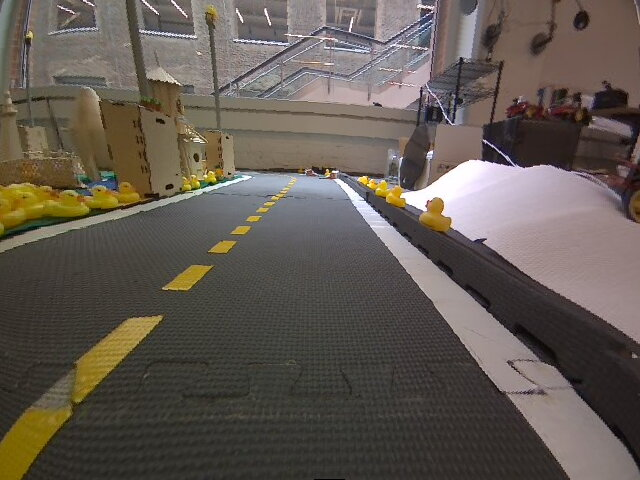
#> input picture braitenberg/assets/pic3_rect.png, 640 x 480 px
$ python -i visual_servoing_activity.py   (imports and definitions only)   (older library calls are emulated)
#> lines starting #> are read from the running program, lines starting #| are printed output that depends on the picture; after the words box and inside, x2 and y2 are one past the last pixel; in counts of white or black regions, pixels touching at a corner belong together
#> further down, picture is the input picture: shape (480, 640, 3); mean B, G, R 82.3, 89.9, 98.2
from typing import Tuple

import numpy as np
import cv2


def get_steer_matrix_left_lane_markings(shape: Tuple[int, int]) -> np.ndarray:
    """
    Args:
        shape:              The shape of the steer matrix.

    Return:
        steer_matrix_left:  The steering (angular rate) matrix for Braitenberg-like control
                            using the masked left lane markings (numpy.ndarray)
    """
    # Initialize the matrix with zeros
    steer_matrix_right = np.zeros(shape)

    # Fill the matrix with values that linearly increase from right to left
    for i in range(shape[1]):
        steer_matrix_right[:, i] = i / shape[1]

    # # Optionally, you can invert the direction if needed, so that the leftmost edge has the highest value
    # steer_matrix_right = np.fliplr(steer_matrix_right)

    return steer_matrix_right


def get_steer_matrix_right_lane_markings(shape: Tuple[int, int]) -> np.ndarray:
    """
    Args:
        shape:               The shape of the steer matrix.

    Return:
        steer_matrix_right:  The steering (angular rate) matrix for Braitenberg-like control
                             using the masked right lane markings (numpy.ndarray)
    """
    # Initialize the matrix with zeros
    steer_matrix_left = np.zeros(shape)

    # Fill the matrix with values that linearly increase from right to left
    for i in range(shape[1]):
        steer_matrix_left[:, i] = i / shape[1]

    # # Optionally, you can invert the direction if needed, so that the leftmost edge has the highest value
    steer_matrix_left = np.fliplr(steer_matrix_left)

    return steer_matrix_left


def detect_lane_markings(image: np.ndarray) -> Tuple[np.ndarray, np.ndarray]:
    """
    Args:
        image: An image from the robot's camera in the BGR color space (numpy.ndarray)
    Return:
        mask_left_edge:   Masked image for the dashed-yellow line (numpy.ndarray)
        mask_right_edge:  Masked image for the solid-white line (numpy.ndarray)
    """
    h, w, _ = image.shape
#> h = 480; w = 640

    threshold = 85 # CHANGE ME
    sigma = 1.5 # CHANGE ME

    # Convert the image to HSV for any color-based filtering
    imghsv = cv2.cvtColor(image, cv2.COLOR_BGR2HSV)
#> imghsv: shape (480, 640, 3); mean H, S, V 45.5, 48.7, 99.3

    # Most of our operations will be performed on the grayscale version
    img = cv2.cvtColor(image, cv2.COLOR_BGR2GRAY)

    # Smooth the image using a Gaussian kernel
    img_gaussian_filter = cv2.GaussianBlur(img,(0,0), sigma)
    # Convolve the image with the Sobel operator (filter) to compute the numerical derivatives in the x and y directions
    sobelx = cv2.Sobel(img_gaussian_filter,cv2.CV_64F,1,0)
    sobely = cv2.Sobel(img_gaussian_filter,cv2.CV_64F,0,1)
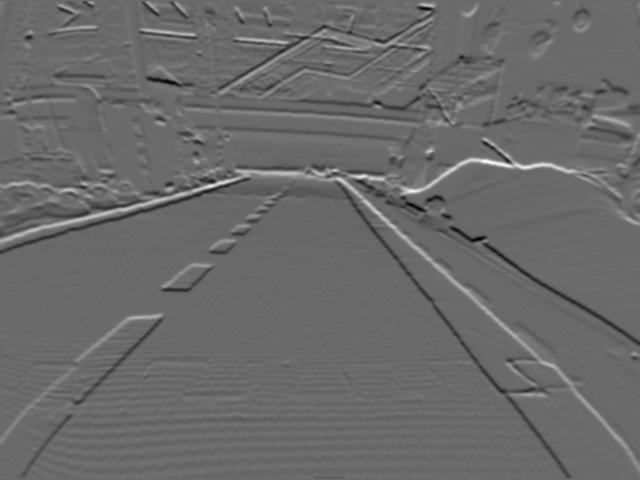
#> sobely: shape (480, 640) float64; min -270, max 375, mean -0.9; drawn with min black and max white

    # Compute the magnitude of the gradients
    Gmag = np.sqrt(sobelx*sobelx + sobely*sobely)
    mask_mag = (Gmag > threshold)
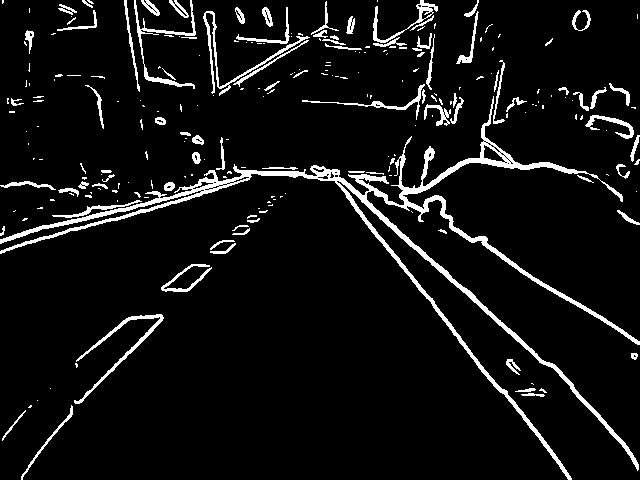
#> mask_mag: shape (480, 640) bool; 6.8% white; 239 white regions (152 under 20 px), largest, box (x1, y1, x2, y2) and area: (0, 96, 640, 480) 10065, (74, 314, 164, 404) 743, (203, 11, 310, 96) 719
    # [4 lines of commented-out code are left out]
    white_lower_hsv = np.array([0 / 360 * 179, 2 / 100 * 255, 55 / 100 * 255])          # CHANGE ME
    white_upper_hsv = np.array([360 / 360 * 179, 22 / 100 * 255, 100 / 100 * 255])    # CHANGE ME
    yellow_lower_hsv = np.array([41 / 360 * 179, 20 / 100 * 255, 40  / 100 * 255])    # CHANGE ME
    yellow_upper_hsv = np.array([58 / 360 * 179, 100 / 100 * 255, 100  / 100 * 255])   # CHANGE ME


    mask_white = cv2.inRange(imghsv, white_lower_hsv, white_upper_hsv)
#> mask_white: shape (480, 640); 18.2% white; 474 white regions (436 under 20 px), largest, box (x1, y1, x2, y2) and area: (414, 124, 640, 343) 20576, (12, 168, 601, 480) 16230, (264, 0, 463, 126) 9113
    mask_yellow = cv2.inRange(imghsv, yellow_lower_hsv, yellow_upper_hsv)
#> mask_yellow: shape (480, 640); 5.8% white; 228 white regions (193 under 20 px), largest, box (x1, y1, x2, y2) and area: (0, 181, 144, 234) 3363, (145, 108, 225, 196) 3039, (0, 404, 72, 480) 2840

    mask_left = np.ones(sobelx.shape)
    mask_left[:,int(np.floor(w/2)):w + 1] = 0
    mask_right = np.ones(sobelx.shape)
    mask_right[:,0:int(np.floor(w/2))] = 0

    mask_sobelx_pos = (sobelx > 0)
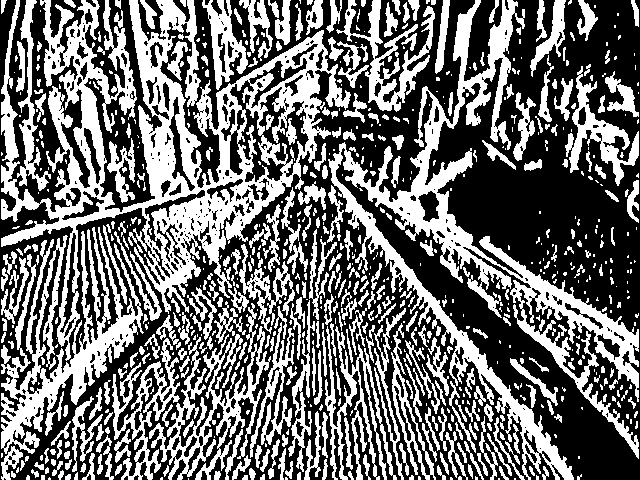
#> mask_sobelx_pos: shape (480, 640) bool; 43% white; 746 white regions (373 under 20 px), largest, box (x1, y1, x2, y2) and area: (1, 0, 351, 361) 34588, (328, 0, 639, 480) 23178, (1, 227, 144, 454) 9742
    mask_sobelx_neg = (sobelx < 0)
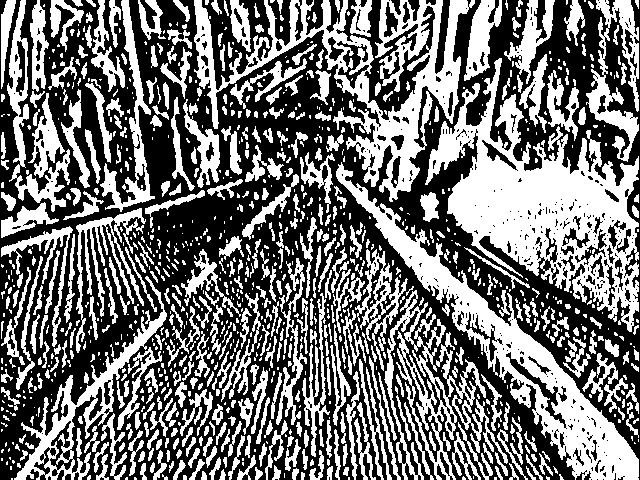
#> mask_sobelx_neg: shape (480, 640) bool; 44.8% white; 1036 white regions (568 under 20 px), largest, box (x1, y1, x2, y2) and area: (425, 58, 639, 332) 21670, (194, 0, 475, 202) 14332, (336, 162, 639, 480) 13318
    mask_sobely_pos = (sobely > 0)
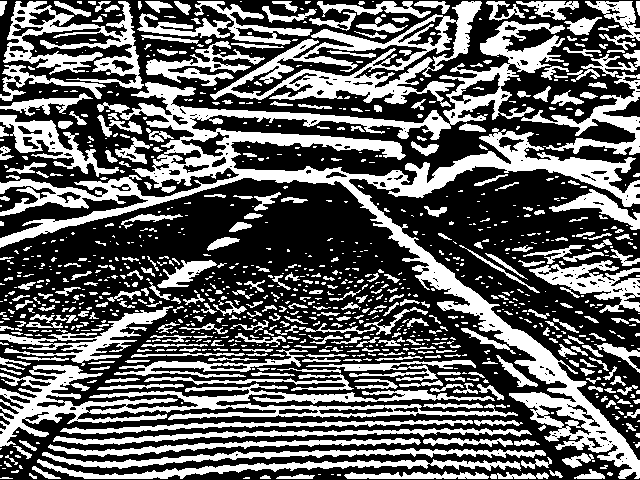
#> mask_sobely_pos: shape (480, 640) bool; 38.6% white; 1038 white regions (671 under 20 px), largest, box (x1, y1, x2, y2) and area: (0, 21, 640, 479) 32277, (0, 365, 518, 447) 9090, (210, 1, 482, 107) 8064
    mask_sobely_neg = (sobely < 0)
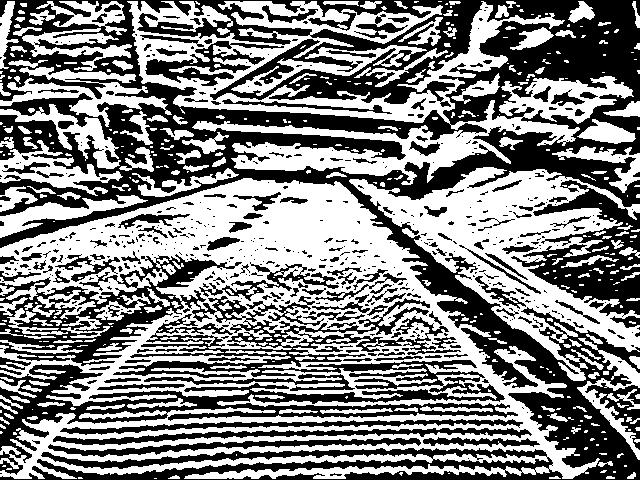
#> mask_sobely_neg: shape (480, 640) bool; 51.3% white; 547 black regions (389 under 20 px), largest, box (x1, y1, x2, y2) and area: (0, 0, 640, 480) 86617, (0, 254, 518, 475) 28947, (511, 180, 640, 317) 6896

    # TODO: implement your own solution here
    mask_left_edge = mask_left * mask_mag * mask_sobelx_neg * mask_sobely_neg * mask_yellow
#> mask_left_edge: shape (480, 640) float64; 0.23% white in thin lines or dots, all inside (x1, y1, x2, y2) = (1, 11, 292, 477)
    mask_right_edge = mask_right * mask_mag * mask_sobelx_pos * mask_sobely_neg * mask_white
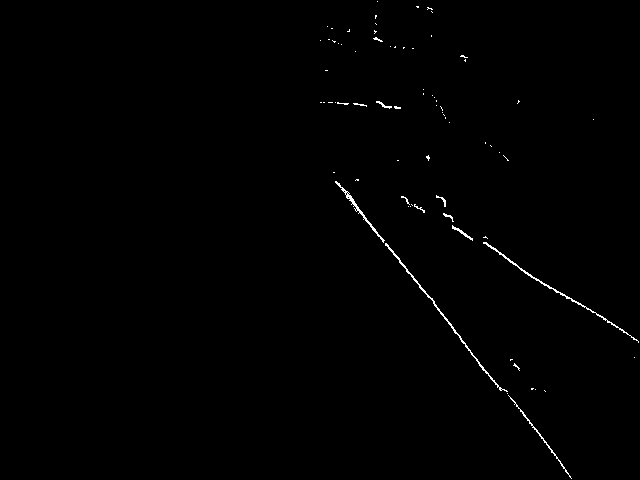
#> mask_right_edge: shape (480, 640) float64; 0.5% white in thin lines or dots, all inside (x1, y1, x2, y2) = (320, 1, 639, 479)

    return mask_left_edge, mask_right_edge

>>> import cv2
>>> picture = cv2.imread('../../../braitenberg/assets/pic3_rect.png')
>>> result = detect_lane_markings(picture)
